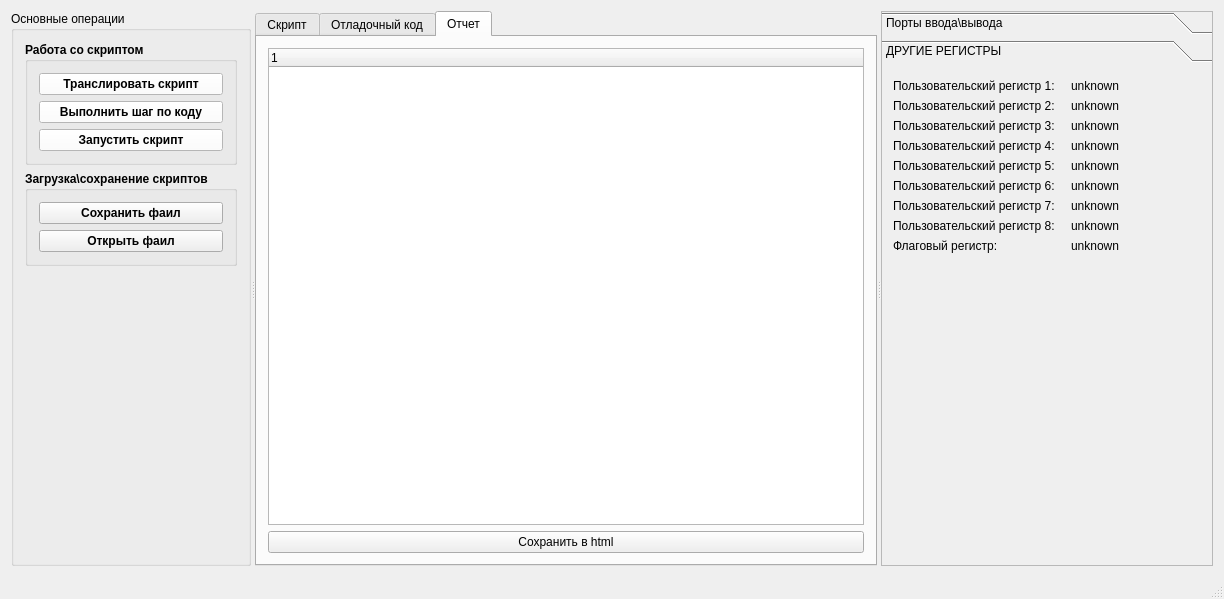
<?xml version="1.0" encoding="UTF-8"?>
<ui version="4.0">
 <class>AT_manager_client</class>
 <widget class="QMainWindow" name="AT_manager_client">
  <property name="geometry">
   <rect>
    <x>0</x>
    <y>0</y>
    <width>1224</width>
    <height>599</height>
   </rect>
  </property>
  <property name="windowTitle">
   <string>atmc-mini_1.0</string>
  </property>
  <widget class="QWidget" name="centralWidget">
   <layout class="QGridLayout" name="gridLayout">
    <item row="0" column="0">
     <widget class="QSplitter" name="splitter">
      <property name="orientation">
       <enum>Qt::Horizontal</enum>
      </property>
      <widget class="QGroupBox" name="mainBox">
       <property name="sizePolicy">
        <sizepolicy hsizetype="Expanding" vsizetype="Preferred">
         <horstretch>3</horstretch>
         <verstretch>0</verstretch>
        </sizepolicy>
       </property>
       <property name="title">
        <string>Основные операции</string>
       </property>
       <layout class="QVBoxLayout" name="verticalLayout_4">
        <item>
         <widget class="QGroupBox" name="groupBox_2">
          <property name="font">
           <font>
            <weight>75</weight>
            <bold>true</bold>
           </font>
          </property>
          <property name="title">
           <string>Работа со скриптом</string>
          </property>
          <layout class="QVBoxLayout" name="verticalLayout_3">
           <item>
            <widget class="QPushButton" name="pbTranslate">
             <property name="font">
              <font>
               <weight>75</weight>
               <bold>true</bold>
              </font>
             </property>
             <property name="autoFillBackground">
              <bool>false</bool>
             </property>
             <property name="styleSheet">
              <string notr="true">background-color: rgb(255, 255, 255);</string>
             </property>
             <property name="text">
              <string>Транслировать скрипт</string>
             </property>
             <property name="iconSize">
              <size>
               <width>128</width>
               <height>128</height>
              </size>
             </property>
             <property name="checkable">
              <bool>false</bool>
             </property>
             <property name="autoDefault">
              <bool>false</bool>
             </property>
             <property name="default">
              <bool>false</bool>
             </property>
             <property name="flat">
              <bool>false</bool>
             </property>
            </widget>
           </item>
           <item>
            <widget class="QPushButton" name="pbStep">
             <property name="font">
              <font>
               <weight>75</weight>
               <bold>true</bold>
              </font>
             </property>
             <property name="autoFillBackground">
              <bool>false</bool>
             </property>
             <property name="styleSheet">
              <string notr="true">background-color: rgb(255, 255, 255);</string>
             </property>
             <property name="text">
              <string>Выполнить шаг по коду</string>
             </property>
             <property name="iconSize">
              <size>
               <width>128</width>
               <height>128</height>
              </size>
             </property>
             <property name="flat">
              <bool>false</bool>
             </property>
            </widget>
           </item>
           <item>
            <widget class="QPushButton" name="pbRun">
             <property name="font">
              <font>
               <weight>75</weight>
               <bold>true</bold>
              </font>
             </property>
             <property name="autoFillBackground">
              <bool>false</bool>
             </property>
             <property name="styleSheet">
              <string notr="true">background-color: rgb(255, 255, 255);
border-color: rgb(174, 185, 255);</string>
             </property>
             <property name="text">
              <string>Запустить скрипт</string>
             </property>
             <property name="iconSize">
              <size>
               <width>128</width>
               <height>128</height>
              </size>
             </property>
            </widget>
           </item>
          </layout>
          <zorder>pbRun</zorder>
          <zorder>verticalSpacer</zorder>
          <zorder>pbTranslate</zorder>
          <zorder>pbStep</zorder>
         </widget>
        </item>
        <item>
         <widget class="QGroupBox" name="groupBox_4">
          <property name="font">
           <font>
            <weight>75</weight>
            <bold>true</bold>
           </font>
          </property>
          <property name="title">
           <string>Загрузка\сохранение скриптов</string>
          </property>
          <layout class="QVBoxLayout" name="verticalLayout">
           <item>
            <widget class="QPushButton" name="pbSaveScript">
             <property name="font">
              <font>
               <weight>75</weight>
               <bold>true</bold>
              </font>
             </property>
             <property name="text">
              <string>Сохранить фаил</string>
             </property>
            </widget>
           </item>
           <item>
            <widget class="QPushButton" name="pbOpenScipt">
             <property name="font">
              <font>
               <weight>75</weight>
               <bold>true</bold>
              </font>
             </property>
             <property name="text">
              <string>Открыть фаил</string>
             </property>
            </widget>
           </item>
          </layout>
         </widget>
        </item>
        <item>
         <spacer name="verticalSpacer">
          <property name="orientation">
           <enum>Qt::Vertical</enum>
          </property>
          <property name="sizeHint" stdset="0">
           <size>
            <width>17</width>
            <height>293</height>
           </size>
          </property>
         </spacer>
        </item>
       </layout>
      </widget>
      <widget class="QTabWidget" name="tabWidget">
       <property name="sizePolicy">
        <sizepolicy hsizetype="Expanding" vsizetype="Expanding">
         <horstretch>10</horstretch>
         <verstretch>0</verstretch>
        </sizepolicy>
       </property>
       <property name="currentIndex">
        <number>2</number>
       </property>
       <property name="usesScrollButtons">
        <bool>true</bool>
       </property>
       <widget class="QWidget" name="tab">
        <attribute name="title">
         <string>Скрипт</string>
        </attribute>
        <layout class="QHBoxLayout" name="horizontalLayout">
         <item>
          <widget class="QPlainTextEdit" name="plainTextEdit">
           <property name="font">
            <font>
             <family>System</family>
             <pointsize>10</pointsize>
             <weight>9</weight>
             <italic>false</italic>
             <bold>false</bold>
            </font>
           </property>
           <property name="toolTip">
            <string/>
           </property>
           <property name="styleSheet">
            <string notr="true">background-color: rgb(9, 7, 7);
color: rgb(22, 150, 8);
font: 75 10pt &quot;System&quot;;</string>
           </property>
           <property name="verticalScrollBarPolicy">
            <enum>Qt::ScrollBarAlwaysOn</enum>
           </property>
           <property name="horizontalScrollBarPolicy">
            <enum>Qt::ScrollBarAlwaysOn</enum>
           </property>
           <property name="plainText">
            <string/>
           </property>
          </widget>
         </item>
        </layout>
       </widget>
       <widget class="QWidget" name="tab_2">
        <attribute name="title">
         <string>Отладочный код</string>
        </attribute>
        <layout class="QHBoxLayout" name="horizontalLayout_2">
         <item>
          <widget class="QTableWidget" name="tableWidget">
           <property name="styleSheet">
            <string notr="true">font: 8pt &quot;Lucida Console&quot;;
background-color: rgb(243, 231, 255);
color: rgb(0, 0, 0);</string>
           </property>
          </widget>
         </item>
        </layout>
       </widget>
       <widget class="QWidget" name="tab_26">
        <attribute name="title">
         <string>Отчет</string>
        </attribute>
        <layout class="QVBoxLayout" name="verticalLayout_2">
         <item>
          <widget class="QTreeWidget" name="treeWidget">
           <column>
            <property name="text">
             <string notr="true">1</string>
            </property>
           </column>
          </widget>
         </item>
         <item>
          <widget class="QPushButton" name="pbSaveScript_2">
           <property name="text">
            <string>Сохранить в html</string>
           </property>
          </widget>
         </item>
        </layout>
       </widget>
      </widget>
      <widget class="QToolBox" name="toolBox">
       <property name="sizePolicy">
        <sizepolicy hsizetype="Expanding" vsizetype="Preferred">
         <horstretch>6</horstretch>
         <verstretch>0</verstretch>
        </sizepolicy>
       </property>
       <property name="layoutDirection">
        <enum>Qt::LeftToRight</enum>
       </property>
       <property name="autoFillBackground">
        <bool>false</bool>
       </property>
       <property name="frameShape">
        <enum>QFrame::StyledPanel</enum>
       </property>
       <property name="frameShadow">
        <enum>QFrame::Sunken</enum>
       </property>
       <property name="lineWidth">
        <number>1</number>
       </property>
       <property name="midLineWidth">
        <number>0</number>
       </property>
       <property name="currentIndex">
        <number>1</number>
       </property>
       <widget class="QWidget" name="page_7">
        <property name="geometry">
         <rect>
          <x>0</x>
          <y>0</y>
          <width>360</width>
          <height>484</height>
         </rect>
        </property>
        <attribute name="label">
         <string>Порты ввода\вывода</string>
        </attribute>
        <layout class="QHBoxLayout" name="horizontalLayout_11">
         <item>
          <widget class="QScrollArea" name="sa_UART1_2">
           <property name="verticalScrollBarPolicy">
            <enum>Qt::ScrollBarAlwaysOn</enum>
           </property>
           <property name="horizontalScrollBarPolicy">
            <enum>Qt::ScrollBarAlwaysOn</enum>
           </property>
           <property name="widgetResizable">
            <bool>true</bool>
           </property>
           <widget class="QWidget" name="scrollAreaWidgetContents_19">
            <property name="geometry">
             <rect>
              <x>0</x>
              <y>0</y>
              <width>323</width>
              <height>447</height>
             </rect>
            </property>
            <layout class="QFormLayout" name="formLayout_28">
             <item row="0" column="0">
              <widget class="QGroupBox" name="gb_Port_value">
               <property name="title">
                <string>Значения</string>
               </property>
               <layout class="QFormLayout" name="formLayout_8">
                <item row="0" column="0">
                 <widget class="QLabel" name="txt_PortA_value">
                  <property name="text">
                   <string>Порт A :</string>
                  </property>
                 </widget>
                </item>
                <item row="0" column="1">
                 <widget class="QLabel" name="lb_PortA_value">
                  <property name="cursor">
                   <cursorShape>PointingHandCursor</cursorShape>
                  </property>
                  <property name="text">
                   <string>unknown</string>
                  </property>
                 </widget>
                </item>
                <item row="1" column="0">
                 <widget class="QLabel" name="txt_PortB_value">
                  <property name="text">
                   <string>Порт B :</string>
                  </property>
                 </widget>
                </item>
                <item row="1" column="1">
                 <widget class="QLabel" name="lb_PortB_value">
                  <property name="cursor">
                   <cursorShape>PointingHandCursor</cursorShape>
                  </property>
                  <property name="text">
                   <string>unknown</string>
                  </property>
                 </widget>
                </item>
                <item row="2" column="0">
                 <widget class="QLabel" name="txt_PortC_value">
                  <property name="text">
                   <string>Порт C :</string>
                  </property>
                 </widget>
                </item>
                <item row="2" column="1">
                 <widget class="QLabel" name="lb_PortC_value">
                  <property name="cursor">
                   <cursorShape>PointingHandCursor</cursorShape>
                  </property>
                  <property name="text">
                   <string>unknown</string>
                  </property>
                 </widget>
                </item>
                <item row="3" column="0">
                 <widget class="QLabel" name="txt_PortD_value">
                  <property name="text">
                   <string>Порт D :</string>
                  </property>
                 </widget>
                </item>
                <item row="3" column="1">
                 <widget class="QLabel" name="lb_PortD_value">
                  <property name="cursor">
                   <cursorShape>PointingHandCursor</cursorShape>
                  </property>
                  <property name="text">
                   <string>unknown</string>
                  </property>
                 </widget>
                </item>
               </layout>
              </widget>
             </item>
             <item row="0" column="1">
              <widget class="QGroupBox" name="gb_Cfg">
               <property name="title">
                <string>Конфигурация</string>
               </property>
               <layout class="QFormLayout" name="formLayout_9">
                <item row="0" column="0">
                 <widget class="QLabel" name="txt_PortA_ddr">
                  <property name="text">
                   <string>DDRA</string>
                  </property>
                 </widget>
                </item>
                <item row="0" column="1">
                 <widget class="QLabel" name="lb_PortA_ddr">
                  <property name="cursor">
                   <cursorShape>PointingHandCursor</cursorShape>
                  </property>
                  <property name="text">
                   <string>unknown</string>
                  </property>
                 </widget>
                </item>
                <item row="1" column="0">
                 <widget class="QLabel" name="txt_PortB_ddr">
                  <property name="text">
                   <string>DDRB: </string>
                  </property>
                 </widget>
                </item>
                <item row="1" column="1">
                 <widget class="QLabel" name="lb_PortA_ddr_2">
                  <property name="cursor">
                   <cursorShape>PointingHandCursor</cursorShape>
                  </property>
                  <property name="text">
                   <string>unknown</string>
                  </property>
                 </widget>
                </item>
                <item row="2" column="0">
                 <widget class="QLabel" name="txt_PortC_ddr">
                  <property name="text">
                   <string>DDRC:</string>
                  </property>
                 </widget>
                </item>
                <item row="2" column="1">
                 <widget class="QLabel" name="lb_PortA_ddr_3">
                  <property name="cursor">
                   <cursorShape>PointingHandCursor</cursorShape>
                  </property>
                  <property name="text">
                   <string>unknown</string>
                  </property>
                 </widget>
                </item>
                <item row="3" column="0">
                 <widget class="QLabel" name="txt_PortD_ddr">
                  <property name="text">
                   <string>DDRD:</string>
                  </property>
                 </widget>
                </item>
                <item row="3" column="1">
                 <widget class="QLabel" name="lb_PortA_ddr_4">
                  <property name="cursor">
                   <cursorShape>PointingHandCursor</cursorShape>
                  </property>
                  <property name="text">
                   <string>unknown</string>
                  </property>
                 </widget>
                </item>
               </layout>
              </widget>
             </item>
             <item row="1" column="0" colspan="2">
              <widget class="QGroupBox" name="gb_Stats">
               <property name="title">
                <string>Статистика количества обращений к </string>
               </property>
               <layout class="QFormLayout" name="formLayout_24">
                <item row="0" column="0">
                 <widget class="QLabel" name="txt_PortA_stats">
                  <property name="text">
                   <string>Порту A:</string>
                  </property>
                 </widget>
                </item>
                <item row="0" column="1">
                 <widget class="QLabel" name="lb_PortA_stats">
                  <property name="cursor">
                   <cursorShape>PointingHandCursor</cursorShape>
                  </property>
                  <property name="text">
                   <string>unknown</string>
                  </property>
                 </widget>
                </item>
                <item row="1" column="0">
                 <widget class="QLabel" name="txt_PortB_stats">
                  <property name="text">
                   <string>Порту B:</string>
                  </property>
                 </widget>
                </item>
                <item row="1" column="1">
                 <widget class="QLabel" name="lb_PortB_stats">
                  <property name="cursor">
                   <cursorShape>PointingHandCursor</cursorShape>
                  </property>
                  <property name="text">
                   <string>unknown</string>
                  </property>
                 </widget>
                </item>
                <item row="2" column="0">
                 <widget class="QLabel" name="txt_PortC_stats">
                  <property name="text">
                   <string>Порту C:</string>
                  </property>
                 </widget>
                </item>
                <item row="2" column="1">
                 <widget class="QLabel" name="lb_PortC_stats">
                  <property name="cursor">
                   <cursorShape>PointingHandCursor</cursorShape>
                  </property>
                  <property name="text">
                   <string>unknown</string>
                  </property>
                 </widget>
                </item>
                <item row="3" column="0">
                 <widget class="QLabel" name="txt_PortD_stats">
                  <property name="text">
                   <string>Порту D:</string>
                  </property>
                 </widget>
                </item>
                <item row="3" column="1">
                 <widget class="QLabel" name="lb_PortD_stats">
                  <property name="cursor">
                   <cursorShape>PointingHandCursor</cursorShape>
                  </property>
                  <property name="text">
                   <string>unknown</string>
                  </property>
                 </widget>
                </item>
               </layout>
              </widget>
             </item>
            </layout>
           </widget>
          </widget>
         </item>
        </layout>
       </widget>
       <widget class="QWidget" name="page_6">
        <property name="geometry">
         <rect>
          <x>0</x>
          <y>0</y>
          <width>360</width>
          <height>484</height>
         </rect>
        </property>
        <attribute name="label">
         <string>ДРУГИЕ РЕГИСТРЫ</string>
        </attribute>
        <layout class="QFormLayout" name="formLayout_5">
         <item row="0" column="0">
          <widget class="QLabel" name="txt_UReg1">
           <property name="text">
            <string>Пользовательский регистр 1:   </string>
           </property>
          </widget>
         </item>
         <item row="0" column="1">
          <widget class="QLabel" name="lb_UReg1">
           <property name="text">
            <string>unknown</string>
           </property>
          </widget>
         </item>
         <item row="1" column="0">
          <widget class="QLabel" name="txt_UReg2">
           <property name="text">
            <string>Пользовательский регистр 2:   </string>
           </property>
          </widget>
         </item>
         <item row="1" column="1">
          <widget class="QLabel" name="lb_UReg2">
           <property name="text">
            <string>unknown</string>
           </property>
          </widget>
         </item>
         <item row="2" column="0">
          <widget class="QLabel" name="txt_UReg3">
           <property name="text">
            <string>Пользовательский регистр 3:   </string>
           </property>
          </widget>
         </item>
         <item row="2" column="1">
          <widget class="QLabel" name="lb_UReg3">
           <property name="text">
            <string>unknown</string>
           </property>
          </widget>
         </item>
         <item row="3" column="0">
          <widget class="QLabel" name="txt_UReg4">
           <property name="text">
            <string>Пользовательский регистр 4:   </string>
           </property>
          </widget>
         </item>
         <item row="3" column="1">
          <widget class="QLabel" name="lb_UReg4">
           <property name="text">
            <string>unknown</string>
           </property>
          </widget>
         </item>
         <item row="4" column="0">
          <widget class="QLabel" name="txt_UReg5">
           <property name="text">
            <string>Пользовательский регистр 5:   </string>
           </property>
          </widget>
         </item>
         <item row="4" column="1">
          <widget class="QLabel" name="lb_UReg5">
           <property name="text">
            <string>unknown</string>
           </property>
          </widget>
         </item>
         <item row="5" column="1">
          <widget class="QLabel" name="lb_UReg6">
           <property name="text">
            <string>unknown</string>
           </property>
          </widget>
         </item>
         <item row="5" column="0">
          <widget class="QLabel" name="txt_UReg6">
           <property name="text">
            <string>Пользовательский регистр 6:   </string>
           </property>
          </widget>
         </item>
         <item row="6" column="0">
          <widget class="QLabel" name="txt_UReg7">
           <property name="text">
            <string>Пользовательский регистр 7:   </string>
           </property>
          </widget>
         </item>
         <item row="6" column="1">
          <widget class="QLabel" name="lb_UReg7">
           <property name="text">
            <string>unknown</string>
           </property>
          </widget>
         </item>
         <item row="7" column="0">
          <widget class="QLabel" name="txt_UReg8">
           <property name="text">
            <string>Пользовательский регистр 8:   </string>
           </property>
          </widget>
         </item>
         <item row="8" column="0">
          <widget class="QLabel" name="txt_Freg">
           <property name="text">
            <string>Флаговый регистр:</string>
           </property>
          </widget>
         </item>
         <item row="7" column="1">
          <widget class="QLabel" name="lb_UReg8">
           <property name="text">
            <string>unknown</string>
           </property>
          </widget>
         </item>
         <item row="8" column="1">
          <widget class="QLabel" name="lbFReg">
           <property name="text">
            <string>unknown</string>
           </property>
          </widget>
         </item>
        </layout>
       </widget>
      </widget>
     </widget>
    </item>
   </layout>
  </widget>
  <widget class="QMenuBar" name="menuBar">
   <property name="geometry">
    <rect>
     <x>0</x>
     <y>0</y>
     <width>1224</width>
     <height>21</height>
    </rect>
   </property>
  </widget>
  <widget class="QStatusBar" name="statusBar"/>
 </widget>
 <layoutdefault spacing="6" margin="11"/>
 <tabstops>
  <tabstop>tabWidget</tabstop>
  <tabstop>plainTextEdit</tabstop>
  <tabstop>treeWidget</tabstop>
  <tabstop>pbRun</tabstop>
 </tabstops>
 <resources/>
 <connections/>
</ui>
